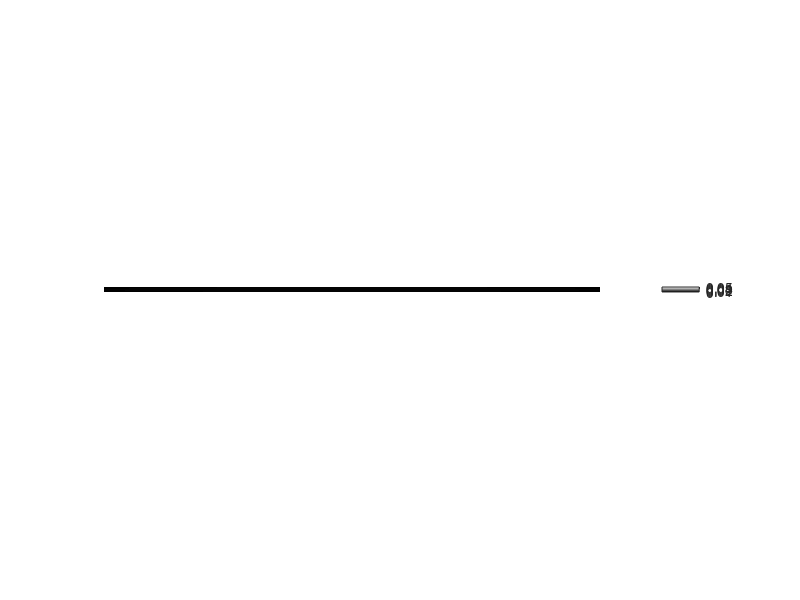

MATLAB code to generate this figure: (Note: this script raises an error after producing the figure.)
%%
% X = reshape(1:16,4,4)
% R = reshape(X, 2, 2, 2, 2);
% S = sum(sum(R, 1), 3) * 0.25;
% Y = reshape(S, 2, 2);

% load("testImage.mat")
% % X = reshape(1:64,8,8)
% % Y = downsample(X,2)
% im_downsample = downsample(im,100)
% imshow(im_downsample,[0 max(max(im_downsample))])

% lead: 0.0038
% wood: 0.0034
% steel: 0.0100

%%
% https://se.mathworks.com/matlabcentral/fileexchange/27991-tight_subplot-nh-nw-gap-marg_h-marg_w
%%
clc, clear, close all
%%
factor = 100;
N = 5000/factor;
load("testImage.mat") % loads array "im"
im_downsample = downsample(im,factor);
% x_true = reshape(im_downsample,[numel(im_downsample),1]);


figure
imshow(im_downsample,[0 max(max(im_downsample))])
colorbar
%% varying angles
%n_angles = [42,43]; % noise_level = 0
n_angles = [40,45,50,60,180]; % noise_level = 0.001
%n_angles = [10,20,30,40,50,100];
d = sqrt(2)*N;
p = round(d);
noise_level = 0.001;

M = length(n_angles);

figure
% ha = tight_subplot(1,M,[.01 .03],[.1 .01],[.01 .01]);
ha = tight_subplot(1,M,[.01 .03],[.1 .01],[.06 .01]);

for i = 1:M
    angles = linspace(0,179,n_angles(i));
    [im_sol,cond_AtA] = call_tomo(im_downsample,N,angles,p,d,noise_level);
    disp(n_angles(i)*p)

    %subplot(1,M,i)
    %subaxis(1,M,i, 'Spacing', 0.01, 'Padding', 0, 'Margin', 0.05);
    axes(ha(i));
    if isfinite(max(max(im_downsample)))
        high = max(max(im_downsample));
    else
        high = max(max(im_sol));
    end
    disp(high)
    imshow(im_sol,[0 high])
    colorbar
    text(0.5, 0.1, sprintf('cond = %.2e', cond_AtA), ...
    'HorizontalAlignment', 'center', 'Units', 'normalized', ...
    'Color', [1 1 0]); % set color to bright yellow
%     text(0.5, 0.5, sprintf('Cond: %.2e', cond_AtA), ...
%         'HorizontalAlignment', 'center', 'Units', 'normalized');
    if i == 1
        ylabel(sprintf('p = %d', p), 'Rotation', 0, 'HorizontalAlignment', 'right', 'FontSize', 12, 'FontWeight', 'bold');
    end
    title(sprintf('angles = %d', n_angles(i)), 'FontSize', 12)%, 'FontWeight', 'normal');
end
% set(ha(1:N),'XTickLabel',''); set(ha,'YTickLabel','')

%%
% example values of the two parameters
a = [1, 2, 3];
b = [10, 20];

% calculate the number of rows and columns of the subplot array
m = length(b);
n = length(a);

% create a figure
figure;

% loop over all subplots
for i = 1:m*n
    % calculate the row and column indices of the current subplot
    row = ceil(i/n);
    col = mod(i-1,n) + 1;
    
    % create the subplot and plot some data
    subplot(m,n,i);
    plot(rand(1,10)*row + col);
    
    % remove the x and y tick labels
    set(gca, 'XTickLabel', '');
    set(gca, 'YTickLabel', '');
    ylabel('', 'Rotation', 0, 'HorizontalAlignment', 'right')
    % add x and y axis labels to the bottom and leftmost subplots
    if row == m
        xlabel('Parameter 1');
    end
    if col == 1
        ylabel('Parameter 2');
    end
end
%%
% define parameter ranges
param1_range = [1 2 3];
param2_range = [4 5 6];

% create subplot array
figure;
ha = tight_subplot(numel(param2_range), numel(param1_range), 0.04, [0.1 0.05], [0.01 0.01]);

% loop over parameter values and plot
for i = 1:numel(param1_range)
    for j = 1:numel(param2_range)
        % compute data for current parameter values
        x = 0:0.01:1;
        y = sin(2*pi*x*param1_range(i)) .* cos(2*pi*x*param2_range(j));
        
        % select current subplot and plot data
        axes(ha((j-1)*numel(param1_range)+i));
        plot(x,y);
        
        % set axis labels
        if j == 1
            title(sprintf('Parameter 1 = %d', param1_range(i)), 'FontWeight', 'normal');
        end
        if i == 1
            ylabel(sprintf('Parameter 2 = %d', param2_range(j)));
        end
        
        % adjust axis properties
        set(gca, 'YTick', []);
        set(gca, 'XTickLabel', '');
    end
end

% set y-label at the top
set(ha, 'YDir','reverse');
set(ha, 'YTick', fliplr(param2_range));

%%
% define parameter ranges
param1_range = [1 2 3];
param2_range = [4 5 6];

% create subplot array
figure;
ha = tight_subplot(numel(param2_range), numel(param1_range), 0.04, [0.1 0.05], [0.05 0.01]);

% loop over parameter values and plot
for i = 1:numel(param1_range)
    for j = 1:numel(param2_range)
        % compute data for current parameter values
        x = 0:0.01:1;
        y = sin(2*pi*x*param1_range(i)) .* cos(2*pi*x*param2_range(j));
        
        % select current subplot and plot data
        axes(ha((j-1)*numel(param1_range)+i));
        plot(x,y);
        
        % set axis labels
        if j == 1
            title(sprintf('Parameter 1 = %d', param1_range(i)), 'FontWeight', 'normal');
        end
        if i == numel(param1_range)
            ylabel(sprintf('Parameter 2 = %d', param2_range(j)), 'FontWeight', 'normal', 'HorizontalAlignment', 'right');
        end
        
        % adjust axis properties
        set(gca, 'YTick', []);
        set(gca, 'XTickLabel', '');
    end
end

% set y-label at the top
set(ha, 'YDir','reverse');
set(ha, 'YTick', fliplr(param2_range));

%%

% figure
% fig=gcf;
% fig.Units='normalized';
% fig.OuterPosition=[0 0 1 1];

% b_noise = b + 0.001*max(b)*randn(size(b));
% x_sol = A\b_noise;
% im_sol = reshape(x_sol,[N,N]);
% imshow(im_sol,[0 max(max(im_downsample))])
% colorbar

% b_noise = imnoise(b,'gaussian')
% sol = A\b_noise
% im_sol = reshape(sol,[30,30])

% imshow(im_x,[min(min(im_x)) max(max(im_x))])
% figure
% imshow(im_sol,[min(min(im_sol)) max(max(im_sol))])